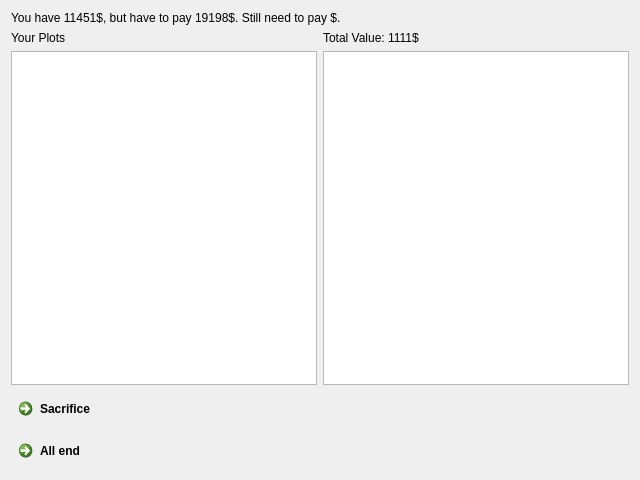
<?xml version="1.0" encoding="UTF-8"?>
<ui version="4.0">
 <class>sellWidget</class>
 <widget class="QWidget" name="sellWidget">
  <property name="geometry">
   <rect>
    <x>0</x>
    <y>0</y>
    <width>640</width>
    <height>480</height>
   </rect>
  </property>
  <property name="windowTitle">
   <string/>
  </property>
  <layout class="QVBoxLayout" name="verticalLayout">
   <item>
    <widget class="QLabel" name="labelIntro">
     <property name="text">
      <string>You have 11451$, but have to pay 19198$. Still need to pay $.</string>
     </property>
    </widget>
   </item>
   <item>
    <layout class="QGridLayout" name="gridLayout">
     <item row="0" column="1">
      <widget class="QLabel" name="label2">
       <property name="text">
        <string>Total Value: 1111$</string>
       </property>
      </widget>
     </item>
     <item row="0" column="0">
      <widget class="QLabel" name="label1">
       <property name="text">
        <string>Your Plots</string>
       </property>
      </widget>
     </item>
     <item row="1" column="0">
      <widget class="QTreeView" name="treeView1"/>
     </item>
     <item row="1" column="1">
      <widget class="QTreeView" name="treeView2"/>
     </item>
    </layout>
   </item>
   <item>
    <widget class="QCommandLinkButton" name="sellButton">
     <property name="font">
      <font>
       <family>Segoe UI</family>
      </font>
     </property>
     <property name="text">
      <string>Sacrifice</string>
     </property>
    </widget>
   </item>
   <item>
    <widget class="QCommandLinkButton" name="cancelButton">
     <property name="font">
      <font>
       <family>Segoe UI</family>
      </font>
     </property>
     <property name="text">
      <string>All end</string>
     </property>
    </widget>
   </item>
  </layout>
 </widget>
 <resources/>
 <connections/>
</ui>
